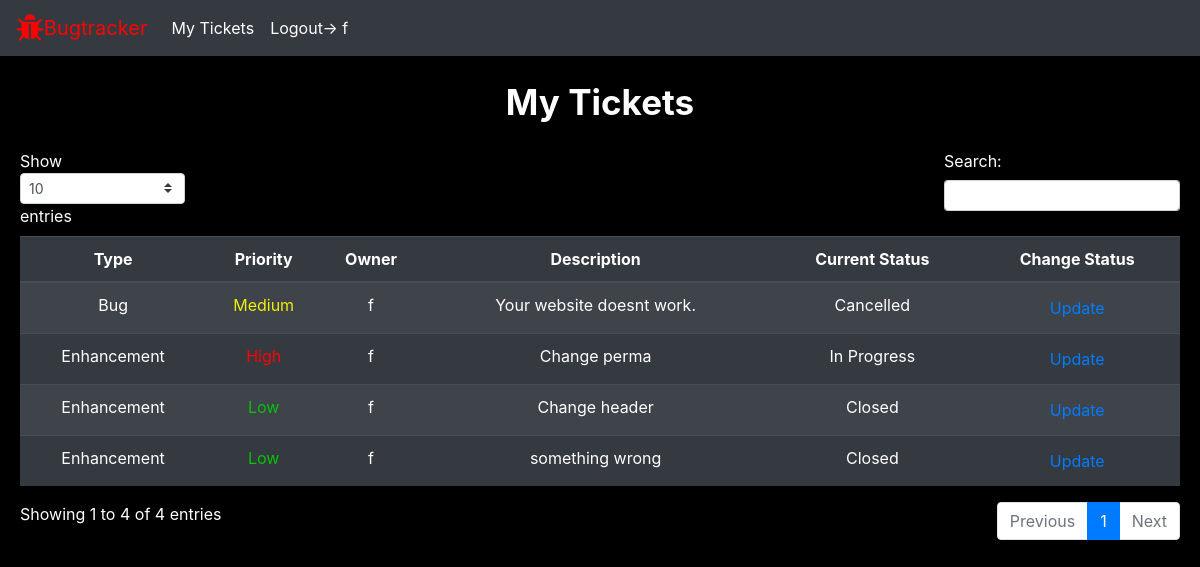
The app's page /myTickets/ (signed in) with its own data.
### core/models.py (models this page shows, shortened)
class UserProfile(AbstractBaseUser):
    email 					= models.EmailField(verbose_name="email", max_length=60, unique=True)
    username 				= models.CharField (max_length=30, unique=True, default='')
    date_joined				= models.DateTimeField(verbose_name='date joined', auto_now_add=True )
    last_login				= models.DateTimeField(verbose_name='last login', auto_now=True)
    is_admin				= models.BooleanField(default=False)
    is_active				= models.BooleanField(default=True)
    is_staff				= models.BooleanField(default=False)
    is_superuser			= models.BooleanField(default=False)
    role                    =models.ForeignKey(Role, on_delete=models.CASCADE , default='1')
    USERNAME_FIELD = 'username'
    REQUIRED_FIELDS=['email']
    objects = MyAccountManager()

### bugs/models.py (models this page shows)
class Bug(models.Model):
     bug_id=models.AutoField(primary_key=True)
     bug_type=models.ForeignKey(BugType, on_delete=models.CASCADE )
     bug_priority=models.ForeignKey(BugPriority,on_delete=models.CASCADE)
     bug_desc=models.CharField(max_length=280)
     bug_owner=models.ForeignKey(UserProfile, on_delete=models.CASCADE , default='2')
     bug_status=models.ForeignKey(BugStatus, on_delete=models.CASCADE, default='1')

class BugType(models.Model):
    bug_type_id=models.CharField(max_length=5,primary_key=True)
    bug_type=models.CharField(max_length=100)

class BugPriority(models.Model):
    bug_priority_id=models.CharField(max_length=5,primary_key=True)
    bug_priority=models.CharField(max_length=10)

class BugStatus(models.Model):
    bug_status_id=models.CharField(max_length=5,primary_key=True)
    bug_status=models.CharField(max_length=20)

### bugs/views.py (the view)
# urls.py: path('myTickets/',bug_views.staff_tickets),
@login_required(login_url='/login/')
def staff_tickets(request):
    page_data=Bug.objects.filter(bug_owner=request.user)
    return render(request, 'staff/staff-tickets.html', {'page_data':page_data})

### templates/staff/staff-tickets.html (shortened to what this page needs)
<html>
  <head>
    {% include "util/bootstrap.html" %}
    {% load static %}
    <link rel="stylesheet" href="https://cdnjs.cloudflare.com/ajax/libs/font-awesome/4.7.0/css/font-awesome.min.css">
    <link rel="stylesheet" type="text/css" href="https://cdnjs.cloudflare.com/ajax/libs/twitter-bootstrap/4.5.2/css/bootstrap.css">
    <link rel="stylesheet" type="text/css" href="https://cdn.datatables.net/1.12.0/js/dataTables.bootstrap4.min.js">
    <link rel="stylesheet" href="{%static 'index.css' %}" />
  </head>
  <body>
    {% include "util/nav-staff.html" %}
    <div class="heading">My Tickets</div>
    <table id="data-table" class="table table-striped table-dark">
    <thead class="thead-dark">
    <tr>
        <th scope="col">Type</th>
        <th scope="col">Priority</th>
        <th scope="col">Owner</th>
        <th scope="col">Description</th>
        <th scope="col">Current Status</th>
        <th scope="col">Change Status</th>
    </tr>
    </thead>
    <tbody>
    {% for data in page_data %}
    <tr>
        <td>{{ data.bug_type.bug_type}}</td>
        {% if data.bug_priority.bug_priority == 'Low' %}
        <td style="color:rgb(8, 193, 8)">{{ data.bug_priority.bug_priority }}</td>
        {% elif data.bug_priority.bug_priority == 'Medium' %}
        <td style="color: rgb(238, 238, 6)">{{ data.bug_priority.bug_priority }}</td>
        {% else %}
        <td style="color:red">{{ data.bug_priority.bug_priority }}</td>
        {% endif %}
        <td>{{ data.bug_owner.username }}</td>
        <td>{{ data.bug_desc }}</td>
        <td>{{ data.bug_status.bug_status }}</td>
        <td class="text-center align-middle">
            <a style="padding:0px" class="btn btn-outlined btn-link" href="update/{{data.bug_id}}">
              Update
        </a>
        </td>
    </tr>
    {% endfor %}
    </tbody>
    </table>
  </body>
</html>

### templates/util/nav-staff.html (shortened to what this page needs)
<nav class="navbar navbar-expand-md navbar-expand-lg navbar-light bg-dark" >
  <div class="nav-heading">
    <a class="navbar-brand" style="margin: 0" href="/"><i class="fa fa-bug" style="font-size:30px;color:red"></i> </a>
    <a class="navbar-brand" href="/" style="color:red;">Bugtracker</a>
  </div>
    <div class="collapse navbar-collapse" id="navbarSupportedContent">
      <ul class="navbar-nav mr-auto">
         {% if user.is_authenticated %}
         <li class="nav-item">
          <a class="nav-link" href="/myTickets/" style="color:white;">My Tickets</a>
        </li>
          <li>
            <a class="nav-link" href="/logout/" style="color:white;">Logout-> {{user.username}}</a>
          </li>
        {% else %}
          <li>
            <a class="nav-link" href="/login/" style="color:white;">Login</a>
          </li>
        {% endif %}
    </div>
  </nav>

### static/index.css (style rules this page uses)
html, body { background-color: black; color: white; }
tr { text-align: center; align-items: center; }
td { vertical-align: center; align-items: center; justify-content: center; color:white; }
.nav-heading { display: flex; align-items: center; }
.heading { text-align: center; font-weight: bold; font-size: 35px; margin: 20px; }

### records on screen
UserProfile: username "f"
Bug: bug_type.bug_type "Bug", bug_priority.bug_priority "Medium", bug_owner.username "f", bug_desc "Your website doesnt work.", bug_status.bug_status "Cancelled"
Bug: bug_type.bug_type "Enhancement", bug_priority.bug_priority "High", bug_owner.username "f", bug_desc "Change perma", bug_status.bug_status "In Progress"
Bug: bug_type.bug_type "Enhancement", bug_priority.bug_priority "Low", bug_owner.username "f", bug_desc "Change header", bug_status.bug_status "Closed"
Bug: bug_type.bug_type "Enhancement", bug_priority.bug_priority "Low", bug_owner.username "f", bug_desc "something wrong", bug_status.bug_status "Closed"
